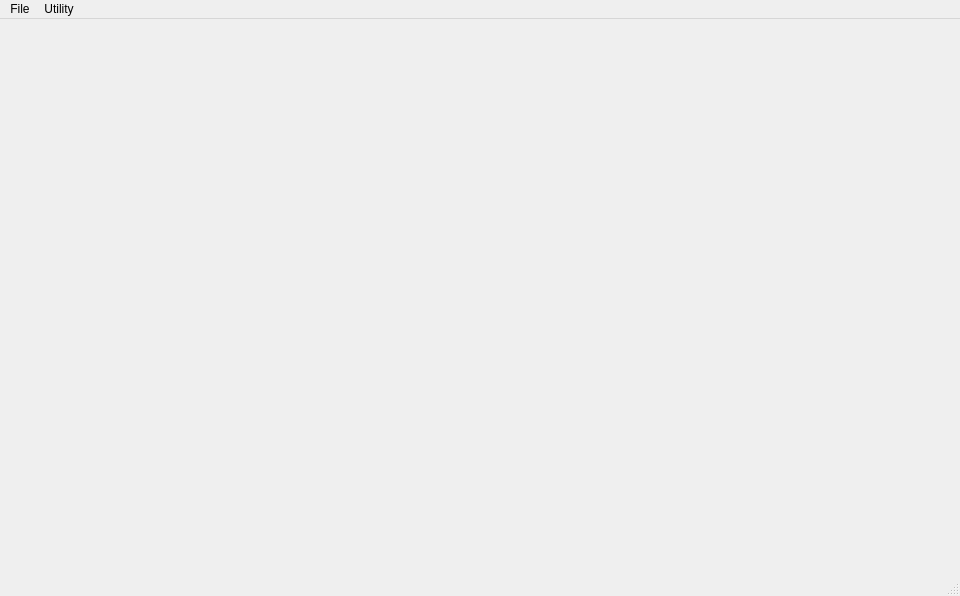
<?xml version="1.0" encoding="UTF-8"?>
<ui version="4.0">
 <class>MainWindow</class>
 <widget class="QMainWindow" name="MainWindow">
  <property name="geometry">
   <rect>
    <x>0</x>
    <y>0</y>
    <width>960</width>
    <height>596</height>
   </rect>
  </property>
  <property name="minimumSize">
   <size>
    <width>960</width>
    <height>596</height>
   </size>
  </property>
  <property name="maximumSize">
   <size>
    <width>960</width>
    <height>596</height>
   </size>
  </property>
  <property name="windowTitle">
   <string>Interpreted Machine Console</string>
  </property>
  <widget class="ScreenWidget" name="screen">
   <property name="enabled">
    <bool>true</bool>
   </property>
   <property name="minimumSize">
    <size>
     <width>960</width>
     <height>544</height>
    </size>
   </property>
   <property name="maximumSize">
    <size>
     <width>960</width>
     <height>544</height>
    </size>
   </property>
   <property name="baseSize">
    <size>
     <width>960</width>
     <height>544</height>
    </size>
   </property>
  </widget>
  <widget class="QMenuBar" name="menubar">
   <property name="geometry">
    <rect>
     <x>0</x>
     <y>0</y>
     <width>960</width>
     <height>23</height>
    </rect>
   </property>
   <widget class="QMenu" name="menuFile">
    <property name="title">
     <string>File</string>
    </property>
    <addaction name="actionExit"/>
   </widget>
   <widget class="QMenu" name="menuUtility">
    <property name="title">
     <string>Utility</string>
    </property>
    <addaction name="actionMemory_Utilities"/>
   </widget>
   <addaction name="menuFile"/>
   <addaction name="menuUtility"/>
  </widget>
  <widget class="QStatusBar" name="statusbar"/>
  <action name="actionExit">
   <property name="text">
    <string>Exit</string>
   </property>
  </action>
  <action name="actionMemory_Utilities">
   <property name="text">
    <string>Memory Utilities...</string>
   </property>
  </action>
 </widget>
 <customwidgets>
  <customwidget>
   <class>ScreenWidget</class>
   <extends>QWidget</extends>
   <header>screenwidget.h</header>
   <container>1</container>
  </customwidget>
 </customwidgets>
 <resources/>
 <connections/>
</ui>
